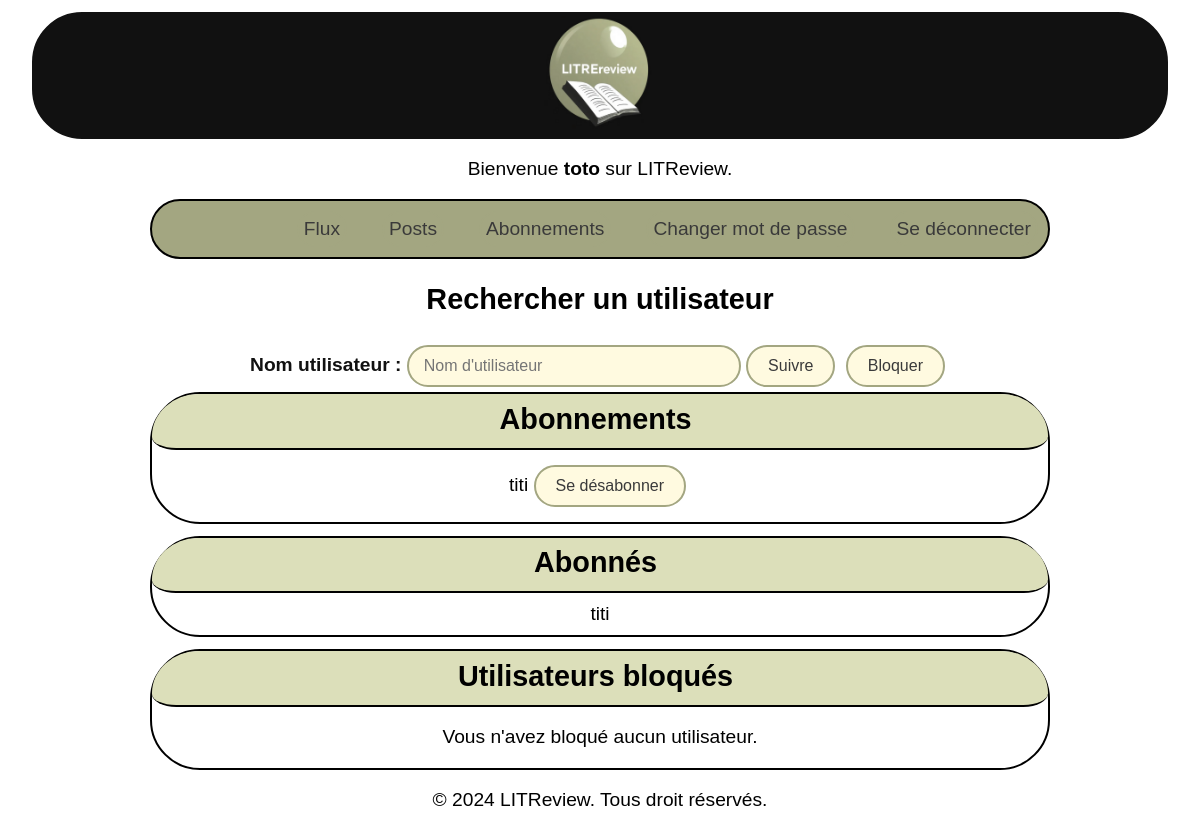
Before: /block/ (signed in) with the older database file.
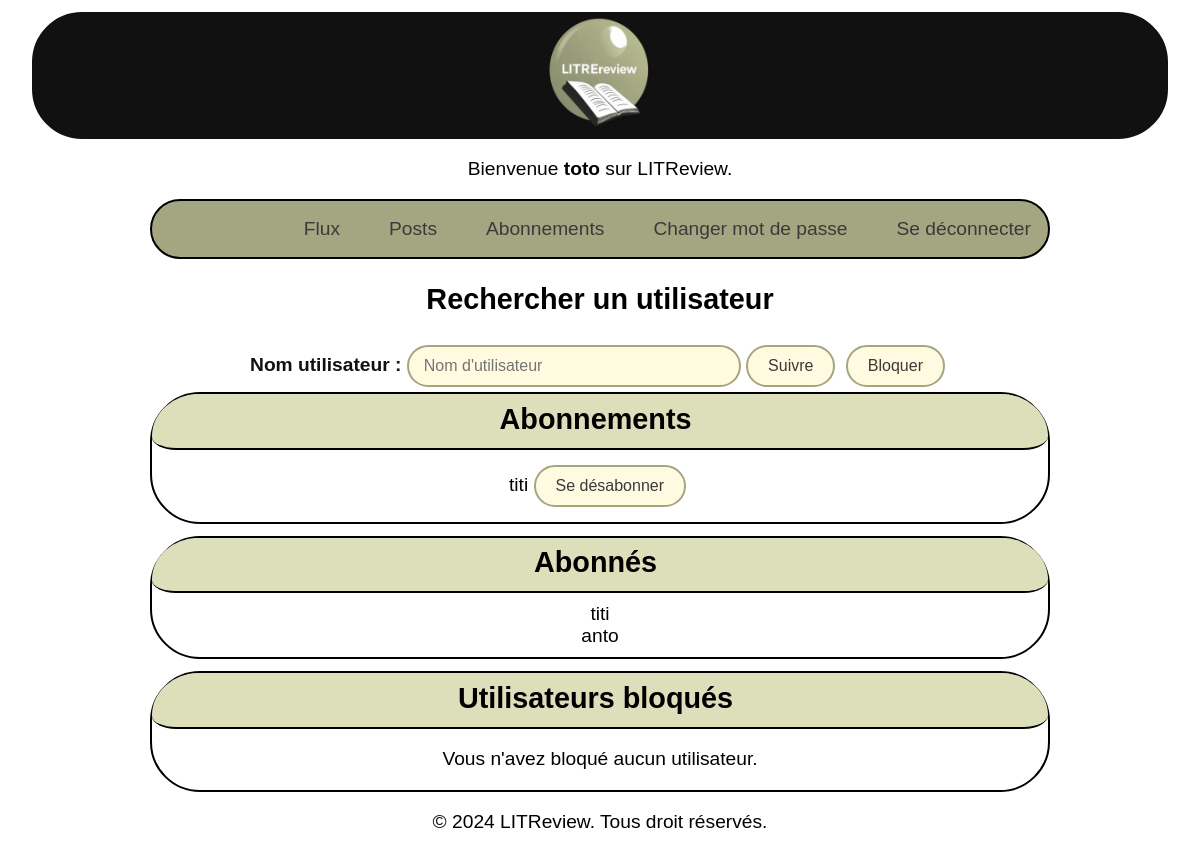
After: the same page with the newer database file.
### LitReview/models.py (models this page shows)
class UserFollows(models.Model):
    user = models.ForeignKey(
        settings.AUTH_USER_MODEL,
        on_delete=models.CASCADE,
        related_name="following"
    )
    followed_user = models.ForeignKey(
        settings.AUTH_USER_MODEL,
        on_delete=models.CASCADE,
        related_name="followed_by"
    )
    class Meta:
        unique_together = ("user", "followed_user")

### authentication/models.py (models this page shows, shortened)
class User(AbstractBaseUser):
    username = models.CharField(max_length=100, unique=True)
    USERNAME_FIELD = "username"
    REQUIRED_FIELDS = []
    objects = UserManager()

### LitReview/views.py (the view, shortened to what this page needs)
# urls.py: path("block/", LitReview.views.blocked_user, name="blocked_user"),
@login_required
def blocked_user(request):
    user = request.user
    followed_users = UserFollows.objects.filter(user=user)
    followers = UserFollows.objects.filter(followed_user=user)
    blocked_users = BlockUser .objects.filter(user=user)
    context = {
        "user": user,
        "followed_users": followed_users,
        "followers": followers,
        "blocked_users": blocked_users,
    }
    return render(request, "LitReview/followers.html", context)

### LitReview/templates/LitReview/followers.html (shortened to what this page needs)
{% extends 'base.html' %}
{% block content %}
<h2>Rechercher un utilisateur</h2>
<div class="search_user">
    <div class="action-buttons">
        <label  for="usernameInput">Nom utilisateur :</label>
        <input type="text" name="username" id="usernameInput" placeholder="Nom d'utilisateur" required aria-required="true">
        <form method="GET" action="{% url 'follow_user' %}" style="display: inline;">
            <button class="follow_button" type="submit" aria-label="Suivre l'utilisateur">Suivre</button>
        </form>
        <form method="POST" action="{% url 'blocked_user' %}" style="display: inline;">
            <button class="block_button" type="submit" aria-label="Bloquer l'utilisateur">Bloquer</button>
        </form>
    </div>
</div>
<div class="users_followed">
    <h2>Abonnements</h2>
    <div class="follow">
        {% for follow in followed_users %}
            <div class="user-item" role="listitem">
                {{ follow.followed_user.username }}
                <form method="POST" action="{% url 'unfollow_user' %}" style="display:inline;">
                    <button class="unfollow_button" type="submit" aria-label="Se désabonner de {{ follow.followed_user.username }}">Se désabonner</button>
                </form>
            </div>
        {% empty %}
            <p>Vous ne suivez personne.</p>
        {% endfor %}
    </div>
</div>
<div class="followed_users">
    <h2>Abonnés</h2>
    <div class="follow">
        {% for follow in followers %}
            <div class="user-item" role="listitem">
                {{ follow.user.username }}
            </div>
        {% empty %}
            <p>Personne ne vous suit.</p>
        {% endfor %}
    </div>
</div>
<div class="blocked_users">
    <h2>Utilisateurs bloqués</h2>
    <div class="block">
        {% for block in blocked_users %}
            <div class="user-item" role="listitem">
                {{ block.blocked_user.username }}
                <form method="POST" action="{% url 'unblock_user' %}" style="display:inline;">
                    {% csrf_token %}
                    <input type="hidden" name="unblock_username" value="{{ block.blocked_user.username }}">
                    <button class="unblock_button" type="submit" aria-label="Débloquer {{ block.blocked_user.username }}">Débloquer</button>
                </form>
            </div>
        {% empty %}
            <p>Vous n'avez bloqué aucun utilisateur.</p>
        {% endfor %}
    </div>
</div>
{% endblock %}

Changed rows visible on the page:
added UserFollows: user.username "anto", shown under "Abonnés"
